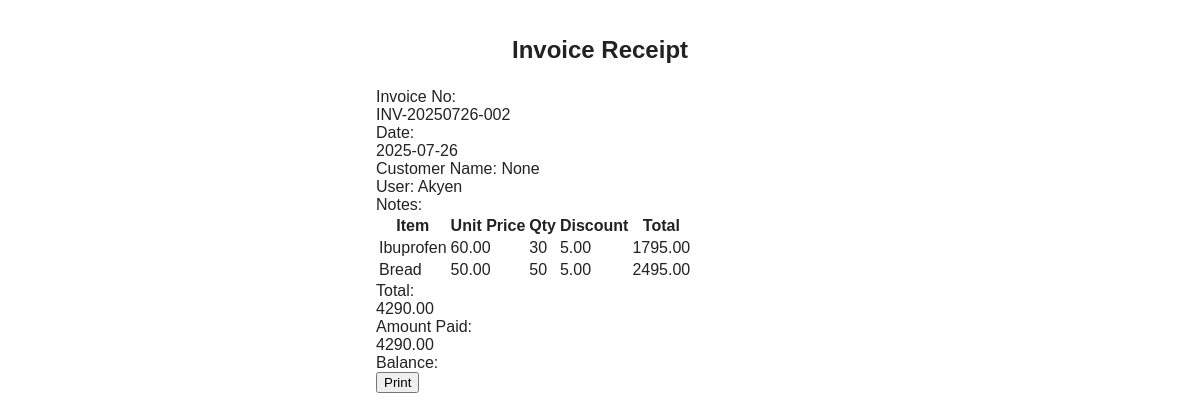
The page /sales/receipt_print/25/ (signed in) on the database its author committed.
### sales_app/models.py (models this page shows, shortened)
class Invoice(models.Model):
    invoice_no = models.CharField(max_length=20, unique=True, editable=False, null=True, blank=True)
    customer_name = models.CharField(max_length=255, null=True, blank=True)
    date_of_sale = models.DateField(default=timezone.now, null=True, blank=True)
    notes = models.TextField(blank=True, null=True)
    discount = models.DecimalField(max_digits=10, decimal_places=2, default=0, null=True, blank=True)
    total = models.DecimalField(max_digits=12, decimal_places=2, default=0, null=True, blank=True)
    amount_paid = models.DecimalField(max_digits=12, decimal_places=2, default=0, null=True, blank=True)
    user = models.ForeignKey(User, on_delete=models.SET_NULL, null=True, blank=True, related_name='invoices')

class Sale(models.Model):
    invoice = models.ForeignKey('Invoice', on_delete=models.CASCADE, related_name='items', null=True, blank=True)
    item = models.CharField(max_length=255, null=True, blank=True)
    unit_price = models.DecimalField(max_digits=10, decimal_places=2, default=0, null=True, blank=True)
    quantity = models.IntegerField(default=1, null=True, blank=True)
    discount = models.DecimalField(max_digits=10, decimal_places=2, default=0, null=True, blank=True)
    total_price = models.DecimalField(max_digits=10, decimal_places=2, default=0, null=True, blank=True)

### sales_app/views.py (the view)
# urls.py: path('receipt_print/<int:invoice_id>/', views.invoice_detail, {'print_mode': True}, name='receipt_print'),
@login_required
@user_passes_test(is_manager)
def invoice_detail(request, invoice_id, print_mode=False):
    invoice = Invoice.objects.get(id=invoice_id)
    items = invoice.items.exclude(item__isnull=True).exclude(item__exact="")
    if print_mode or request.resolver_match.url_name == 'receipt_print':
        return render(request, 'sales_app/receipt_print.html', {
            'invoice': invoice,
            'items': items
        })
    return render(request, 'sales_app/invoice_detail.html', {
        'invoice': invoice,
        'items': items
    })

### sales_app/views.py (called while the page is built)
def is_manager(user):
    return user.is_authenticated and user.groups.filter(name='Managers').exists()

### sales_app/templates/sales_app/receipt_print.html (shortened to what this page needs)
<!DOCTYPE html>
<html>
<head>
</head>
<body onload="window.print(); setTimeout(function(){ window.location.href = '{% url 'sales_entry' %}'; }, 500);">
    <div class="receipt">
        <h2>Invoice Receipt</h2>
        <div class="max-w-2xl mx-auto mt-8 p-6 bg-white dark:bg-gray-800 rounded-lg shadow print:shadow-none print:bg-white">
            <div class="mb-4 flex justify-between">
                <div>
                    <div class="font-semibold">Invoice No:</div>
                    <div>{{ invoice.invoice_no }}</div>
                </div>
                <div>
                    <div class="font-semibold">Date:</div>
                    <div>{{ invoice.date_of_sale|date:'Y-m-d' }}</div>
                </div>
            </div>
            <div class="mb-2">
                <span class="font-semibold">Customer Name:</span> {{ invoice.customer_name }}
            </div>
            <div class="mb-2">
                <span class="font-semibold">User:</span> {{ invoice.user.username }}
            </div>
            <div class="mb-2">
                <span class="font-semibold">Notes:</span> {{ invoice.notes }}
            </div>
            <table class="min-w-full divide-y divide-gray-200 mb-4 text-xs">
                <thead class="bg-gray-50">
                    <tr>
                        <th class="px-1 py-1 font-medium text-gray-500 uppercase">Item</th>
                        <th class="px-1 py-1 font-medium text-gray-500 uppercase">Unit Price</th>
                        <th class="px-1 py-1 font-medium text-gray-500 uppercase">Qty</th>
                        <th class="px-1 py-1 font-medium text-gray-500 uppercase">Discount</th>
                        <th class="px-1 py-1 font-medium text-gray-500 uppercase">Total</th>
                    </tr>
                </thead>
                <tbody>
                    {% for item in items %}
                    <tr>
                        <td class="px-1 py-1">{{ item.item }}</td>
                        <td class="px-1 py-1">{{ item.unit_price }}</td>
                        <td class="px-1 py-1">{{ item.quantity }}</td>
                        <td class="px-1 py-1">{{ item.discount }}</td>
                        <td class="px-1 py-1">{{ item.total_price }}</td>
                    </tr>
                    {% endfor %}
                </tbody>
            </table>
            <div class="flex justify-between font-semibold text-base mb-1">
                <div>Total:</div>
                <div>{{ invoice.total }}</div>
            </div>
            <div class="flex justify-between mb-1">
                <div>Amount Paid:</div>
                <div>{{ invoice.amount_paid }}</div>
            </div>
            <div class="flex justify-between mb-2">
                <div>Balance:</div>
            </div>
            <div class="text-center">
                <button onclick="window.print()" class="bg-blue-600 text-white px-4 py-2 rounded print:hidden">Print</button>
            </div>
        </div>
    </div>
</body>
</html>

### sales_app/templates/sales_app/receipt_print.html (style rules this page uses)
body { font-family: Arial, sans-serif; width: 5in; max-width: 5in; margin: 0 auto; background: #fff; color: #222; }
.receipt { padding: 1em; }
.receipt h2 { text-align: center; margin-bottom: 1em; }

### rows shown on the page
Invoice: invoice_no "INV-20250726-002", date_of_sale "2025-07-26", customer_name "None", user.username "Akyen", total "4290.00", amount_paid "4290.00"
Sale: item "Ibuprofen", unit_price "60.00", quantity "30", discount "5.00", total_price "1795.00"
Sale: item "Bread", unit_price "50.00", quantity "50", discount "5.00", total_price "2495.00"
